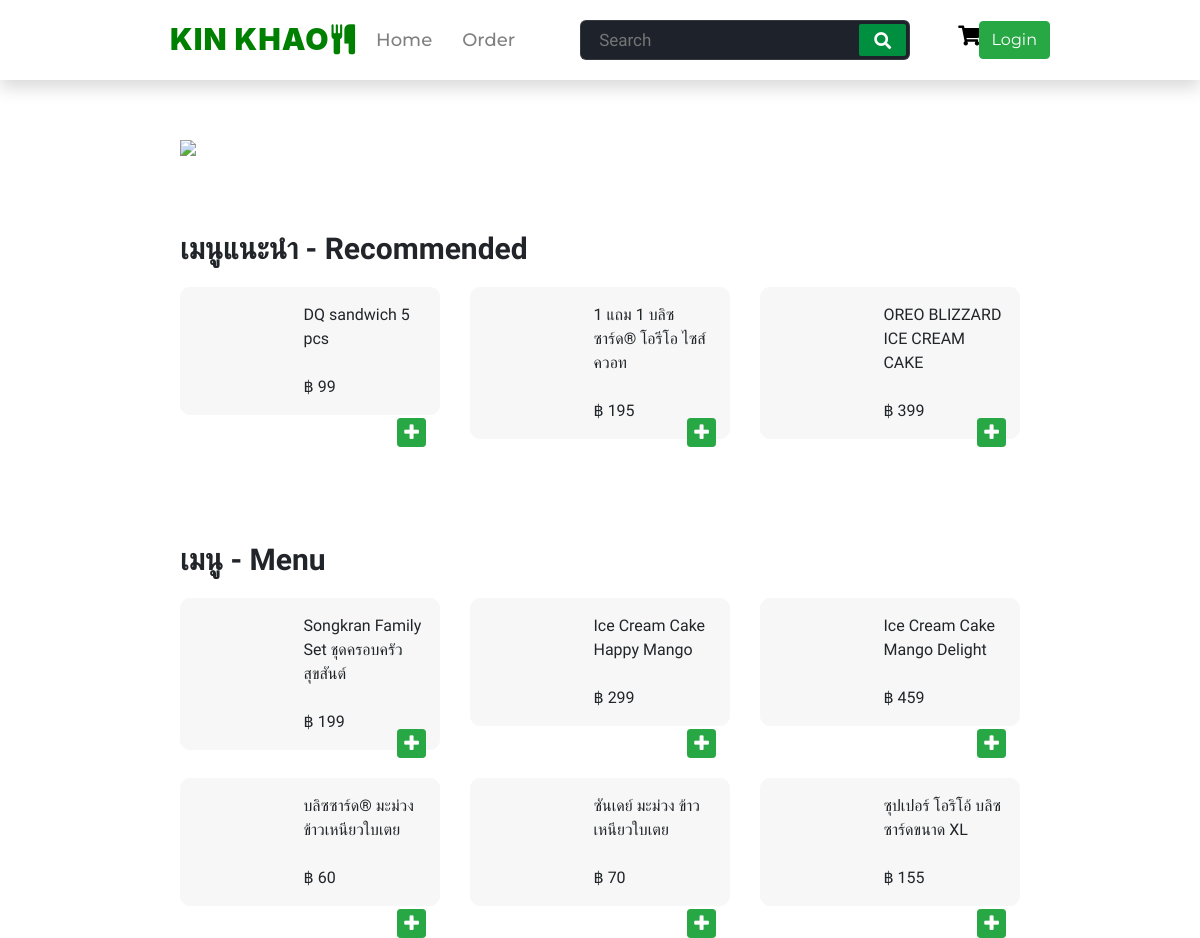
Page /shop-dairyqueen.php on the committed database.
### tables this page shows
CREATE TABLE `menu` (
  `menu_id` int(8) NOT NULL,
  `menu_shop` mediumtext NOT NULL,
  `menu_name` varchar(255) NOT NULL,
  `menu_price` float NOT NULL,
  `menu_pic` mediumtext NOT NULL,
  `menu_desc` varchar(255) NOT NULL
);

### shop-dairyqueen.php (the view, shortened to what this page needs)
<?php
include 'connect.php';
mysqli_set_charset($con, "utf8");
$sql = "SELECT * FROM menu WHERE menu_shop ='dairyqueen'";
$result = $con->query($sql);
?>
<!DOCTYPE html>
<html lang="en">
  <head>
    <link
      rel="stylesheet"
      href="https://maxcdn.bootstrapcdn.com/bootstrap/4.3.1/css/bootstrap.min.css"
    />
    <link
      rel="stylesheet"
      href="https://cdnjs.cloudflare.com/ajax/libs/font-awesome/5.15.3/css/all.min.css"
    />
    <link rel="stylesheet" href="navbar.css" />
    <link rel="stylesheet" href="bonchon1.css" />
    <link
      rel="stylesheet"
      href="https://stackpath.bootstrapcdn.com/font-awesome/4.7.0/css/font-awesome.min.css"
    />
  </head>
  <body>
    <nav class="fixed-top shadow">
      <div class="logo">
        <p>
          KIN KHAO
          <i
            class="fa fa-cutlery"
            aria-hidden="true"
            style="margin-left: -5px"
          ></i>
        </p>
      </div>
      <div class="nav-items">
        <li><a href="index.php">Home</a></li>
        <li><a href="cus-vieworder.php">Order</a></li>
      </div>
      <form action="search.php" method="POST">
        <input
          type="search"
          class="search-data"
          placeholder="Search"
          value=""
          required
         name="search_menu"/>
        <button type="submit" class="fas fa-search"></button>
      </form>
      <h5 class="px-5 cart" name="cart-count">
                        <a name="shop-cart"href="cart.php" ><i class="fas fa-shopping-cart"></i> Cart</a>
                    </h5>
      <?php
      if (!isset($_SESSION['loggedin'])) { ?>
      <div class="Login" style="cursor: pointer">
        <button type="button" class="btn btn-success">Login</button>
      </div>
    <?php } ?>
    </nav>
    <div class="full">
      <img
        src="https://cdn.1112delivery.com/1112one/public/images/banners/April2021/DQ_Proded_1440_TH.jpg"
        name="banner"
      />
      <div class="recmenu">
        <p name="rectxt">เมนูแนะนำ - Recommended</p>
        <div class="row">
          <?php
          $count = 0;
          while ($count < 3 && $row = $result->fetch_assoc()) { ?>
      <div class="col-4">
              <form method="post" action="insert.php">
                <div class="menu">
                  <div class="row">
                    <div class="col-5">
                    </div>
                    <div class="col-7 "><input value=" <?=$row['menu_name']?>" type="hidden" id="m_name" name="m_name">
                    <?=$row['menu_name']?>
                      </input><br><br>
                      <input value=" <?=$row['menu_id']?>"  type="hidden" id="m_id" name="m_id">฿
                      <?=$row['menu_price']?>
                    <button type="submit" class="btn btn-success btn-sm">
                    <i class="fa fa-plus fa-lg" aria-hidden="true"></i>
                  </button>
                    </div>
                  </div>
                </div>
                </form>
             </div>
            <?php
            $count++;
            }
            ?>
        </div>
      </div>
      <div class="bonmenu">
        <p name="rectxt">เมนู - Menu</p>
        <div class="row">
        <?php
    while($row = $result->fetch_assoc()) { ?>
      <div class="col-4">
              <form method="post" action="insert.php">
                <div class="menu">
                  <div class="row">
                    <div class="col-5">
                    </div>
                    <div class="col-7 "><input value=" <?=$row['menu_name']?>" type="hidden" id="m_name" name="m_name">
                    <?=$row['menu_name']?>
                      </input><br><br>
                      <input value=" <?=$row['menu_id']?>"  type="hidden" id="m_id" name="m_id">฿
                      <?=$row['menu_price']?>
                    <button type="submit" class="btn btn-success btn-sm">
                    <i class="fa fa-plus fa-lg" aria-hidden="true"></i>
                  </button>
                    </div>
                  </div>
                </div>
                </form>
             </div>
     <?php }
 ?>
        </div>
      </div>
    </div>
  </body>
</html>

### navbar.css (style rules this page uses)
* { margin: 0; padding: 0; outline: none; box-sizing: border-box; }
body { background: #fff; }
nav { background-color: #fff; display: flex; align-items: center; height: 80px; padding: 0 100px; }
nav .logo { color: green; font-size: 30px; font-weight: 900; letter-spacing: 1px; margin-right: 5px; margin-top: 15px; margin-left: 120px; }
nav .nav-items { display: flex; padding: 0 0 0 0px; font-family: "Montserrat", sans-serif; }
nav .nav-items li { list-style: none; padding: 0 15px; }
nav .nav-items li a { color: #00000080; font-size: 18px; font-weight: 500; text-decoration: none; }
nav form { display: flex; height: 40px; padding: 3px; background: #1e232b; min-width: 18% !important; border-radius: 6px; border: 1px solid rgba(155, 155, 155, 0.2); width: 30%; font-family: "Prompt", sans-serif; font-weight: 100; margin-left: 50px; }
nav form .search-data { width: 100%; height: 100%; padding: 0 15px; color: #fff; font-size: 17px; border: none; font-weight: 500; background: none; }
nav form button { padding: 0 15px; color: #fff; font-size: 17px; background: #008f3e; border: none; border-radius: 2px; cursor: pointer; }
@media (max-width: 1245px) { nav { padding: 0 50px; } }
.Login { position: absolute; font-family: "Montserrat", sans-serif; right: 150px; }
a[name="shop-cart"] { color: black; text-decoration: none; }
h5[name="cart-count"] { font-family: "Prompt", sans-serif; }

### bonchon1.css (style rules this page uses)
.full { font-family: "Prompt", sans-serif; margin-left: 15%; margin-right: 15%; }
img[name="banner"] { margin-top: 140px; width: 100%; }
p[name="rectxt"] { font-weight: 600; font-size: 30px; margin-top: 70px; }
.menu { background-color: #f7f7f7; padding: 15px; border-radius: 10px; cursor: pointer; border: 1px solid; border-color: #f7f7f7; margin-bottom: 28px; }
.recmenu button { position: absolute; right: 13px; top: 115px; padding-left: 6px; padding-right: 6px; padding-top: 3px; padding-bottom: 3px; }
.bonmenu button { position: absolute; right: 13px; top: 115px; padding-left: 6px; padding-right: 6px; padding-top: 3px; padding-bottom: 3px; }
a[name="shop-cart"] { color: black; text-decoration: none; }
h5[name="cart-count"] { font-family: "Prompt", sans-serif; }

### rows in the picture
menu: menu_name "DQ sandwich 5 pcs", menu_price "99"
menu: menu_name "1 แถม 1 บลิซซาร์ด® โอรีโอ ไซส์ควอท", menu_price "195"
menu: menu_name "OREO BLIZZARD ICE CREAM CAKE", menu_price "399"
menu: menu_name "Songkran Family Set ชุดครอบครัวสุขสันต์", menu_price "199"
menu: menu_name "Ice Cream Cake Happy Mango", menu_price "299"
menu: menu_name "Ice Cream Cake Mango Delight", menu_price "459"
menu: menu_name "บลิซซาร์ด® มะม่วง ข้าวเหนียวใบเตย", menu_price "60"
menu: menu_name "ซันเดย์ มะม่วง ข้าวเหนียวใบเตย", menu_price "70"
menu: menu_name "ซุปเปอร์ โอริโอ้ บลิซซาร์ดขนาด XL", menu_price "155"
